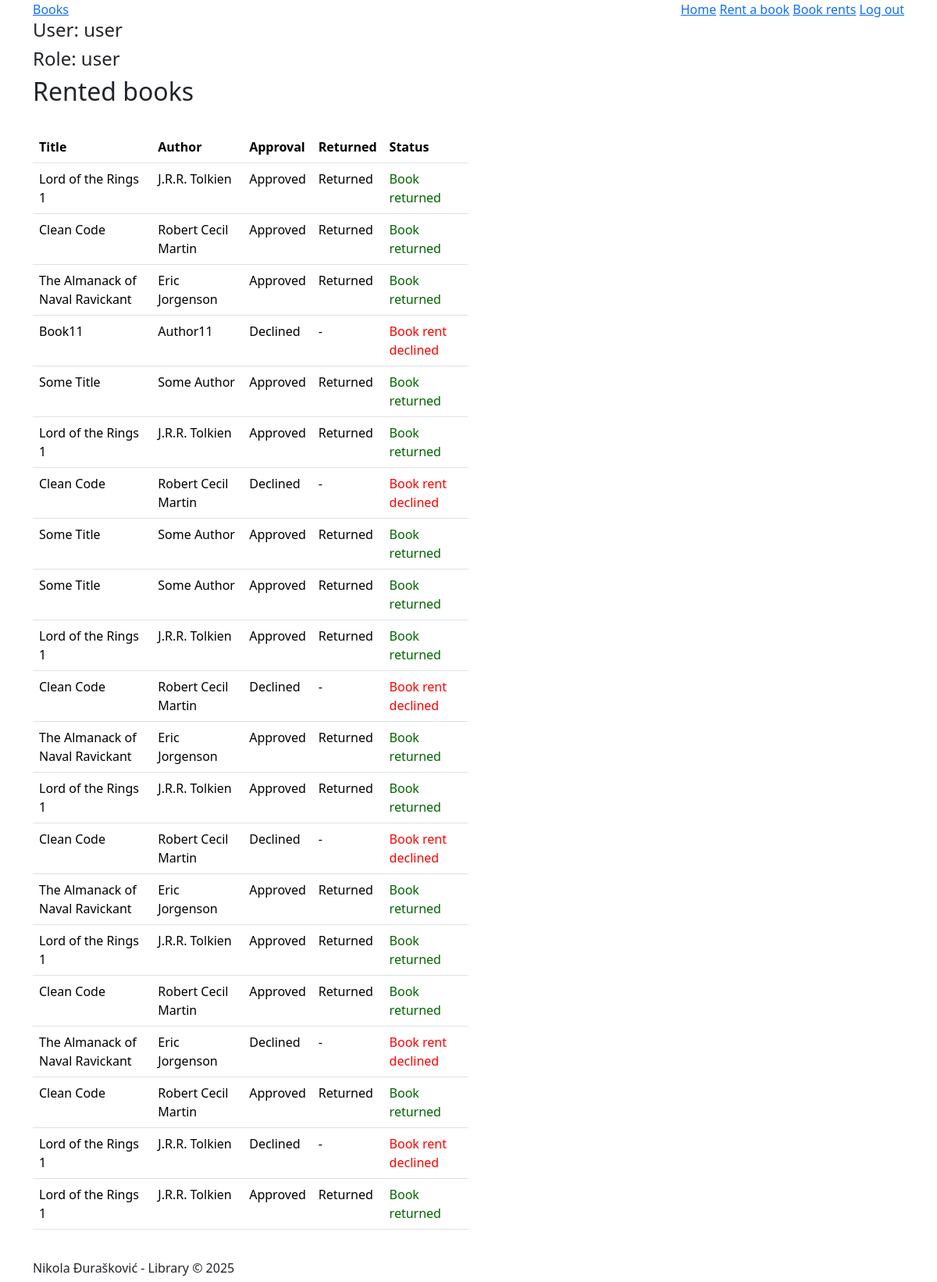
Screenshot of /rentsUser.php (signed in) with the database file from the repository.
### tables this page shows
CREATE TABLE IF NOT EXISTS `rents` (
                                       `RentID` int NOT NULL AUTO_INCREMENT,
                                       `BookID` int NOT NULL,
                                       `UserID` int NOT NULL,
                                       `Approved` varchar(50) DEFAULT NULL,
                                       `Returned` varchar(50) DEFAULT NULL,
                                       PRIMARY KEY (`RentID`),
                                       KEY `FK_rents_books` (`BookID`),
                                       KEY `FK_rents_users` (`UserID`),
                                       CONSTRAINT `FK_rents_books` FOREIGN KEY (`BookID`) REFERENCES `books` (`BookID`),
                                       CONSTRAINT `FK_rents_users` FOREIGN KEY (`UserID`) REFERENCES `users` (`UserID`)
);

CREATE TABLE IF NOT EXISTS `books` (
                                       `BookID` int NOT NULL AUTO_INCREMENT,
                                       `Title` varchar(50) NOT NULL,
                                       `Author` varchar(50) NOT NULL,
                                       `Year` int NOT NULL DEFAULT '0',
                                       `Amount` int NOT NULL,
                                       PRIMARY KEY (`BookID`)
);

### rentsUser.php (the view, shortened to what this page needs)
<?php
require "config.php";
$stmt = $pdo->query("SELECT 1 FROM rents");
$data = $stmt->fetch();
$userID = $_SESSION['id'];
$sql = "SELECT * FROM rents WHERE UserID = :userID";
$stmt2 = $pdo->prepare($sql);
$stmt2->execute(['userID' => $userID]);
?>
<?php require "views/partials/header.php"?>
<?php require "views/partials/nav.php"?>
<main>
    <div class="container">
        <h2>Rented books</h2>
        <br>
        <table class="table">
            <?php
            if($data) {
                ?>
                <tr>
                    <th>Title</th>
                    <th>Author</th>
                    <th>Approval</th>
                    <th>Returned</th>
                    <th>Status</th>
                </tr>
                <?php
                while($row = $stmt2->fetch()) { ?>
                    <tr>
                        <td><?php
                            $bookSql = "SELECT * FROM books WHERE BookID = :bookID";
                            $stmt = $pdo->prepare($bookSql);
                            $stmt->execute(['bookID' => $row['BookID']]);
                            $bookData = $stmt->fetch();
                            echo $bookData['Title'];
                            ?>
                        </td>
                        <td><?= $bookData['Author']?></td>
                        <td><?= $row['Approved']?></td>
                        <td><?= $row['Returned']?></td>
                        <td>
                            <form action="rentsUser.php" method="post">
                                <?php if($row['Approved'] === 'Approved' && $row['Returned'] === '-') : ?>
                                    <input type="submit" value="Return book" class="btn btn-outline-info">
                                    <?php else: if($row['Returned'] === 'Returned') : ?>
                                        <span style="color: darkgreen">Book returned</span>
                                    <?php else: if($row['Approved'] === 'pending' && $row['Returned'] === '-') : ?>
                                        <span style="color: darkgoldenrod">Book rent pending approval</span>
                                        <?php else: if($row['Approved'] === 'Declined') : ?>
                                            <span style="color: red">Book rent declined</span>
                                        <?php endif; ?>
                                    <?php endif; ?>
                                    <?php endif; ?>
                                <?php endif; ?>
                            </form>
                        </td>
                    </tr>
                <?php } ?>
            <?php } else { ?>
                <h3 style="color: red">No data</h3>
            <?php } ?>
        </table>
    </div>
</main>
<?php require "views/partials/footer.php"?>

### style.css (style rules this page uses)
* { box-sizing: border-box; margin: 0; padding: 0; }
.container { width: 80%; margin: auto; overflow: hidden; }
.table { width: 50% !important; }

### rows the page displays
rents: BookID.Title "Lord of the Rings 1", BookID.Author "J.R.R. Tolkien", Approved "Approved", Returned "Returned", shows "Book returned"
rents: BookID.Title "Clean Code", BookID.Author "Robert Cecil Martin", Approved "Approved", Returned "Returned", shows "Book returned"
rents: BookID.Title "The Almanack of Naval Ravickant", BookID.Author "Eric Jorgenson", Approved "Approved", Returned "Returned", shows "Book returned"
rents: BookID.Title "Book11", BookID.Author "Author11", Approved "Declined", Returned "-", shows "Book rent declined"
rents: BookID.Title "Some Title", BookID.Author "Some Author", Approved "Approved", Returned "Returned", shows "Book returned"
rents: BookID.Title "Lord of the Rings 1", BookID.Author "J.R.R. Tolkien", Approved "Approved", Returned "Returned", shows "Book returned"
rents: BookID.Title "Clean Code", BookID.Author "Robert Cecil Martin", Approved "Declined", Returned "-", shows "Book rent declined"
rents: BookID.Title "Some Title", BookID.Author "Some Author", Approved "Approved", Returned "Returned", shows "Book returned"
rents: BookID.Title "Some Title", BookID.Author "Some Author", Approved "Approved", Returned "Returned", shows "Book returned"
rents: BookID.Title "Lord of the Rings 1", BookID.Author "J.R.R. Tolkien", Approved "Approved", Returned "Returned", shows "Book returned"
rents: BookID.Title "Clean Code", BookID.Author "Robert Cecil Martin", Approved "Declined", Returned "-", shows "Book rent declined"
rents: BookID.Title "The Almanack of Naval Ravickant", BookID.Author "Eric Jorgenson", Approved "Approved", Returned "Returned", shows "Book returned"
rents: BookID.Title "Lord of the Rings 1", BookID.Author "J.R.R. Tolkien", Approved "Approved", Returned "Returned", shows "Book returned"
rents: BookID.Title "Clean Code", BookID.Author "Robert Cecil Martin", Approved "Declined", Returned "-", shows "Book rent declined"
rents: BookID.Title "The Almanack of Naval Ravickant", BookID.Author "Eric Jorgenson", Approved "Approved", Returned "Returned", shows "Book returned"
rents: BookID.Title "Lord of the Rings 1", BookID.Author "J.R.R. Tolkien", Approved "Approved", Returned "Returned", shows "Book returned"
rents: BookID.Title "Clean Code", BookID.Author "Robert Cecil Martin", Approved "Approved", Returned "Returned", shows "Book returned"
rents: BookID.Title "The Almanack of Naval Ravickant", BookID.Author "Eric Jorgenson", Approved "Declined", Returned "-", shows "Book rent declined"
rents: BookID.Title "Clean Code", BookID.Author "Robert Cecil Martin", Approved "Approved", Returned "Returned", shows "Book returned"
rents: BookID.Title "Lord of the Rings 1", BookID.Author "J.R.R. Tolkien", Approved "Declined", Returned "-", shows "Book rent declined"
rents: BookID.Title "Lord of the Rings 1", BookID.Author "J.R.R. Tolkien", Approved "Approved", Returned "Returned", shows "Book returned"

### other values shown
$usernameNav "user"
$roleNav "user"
